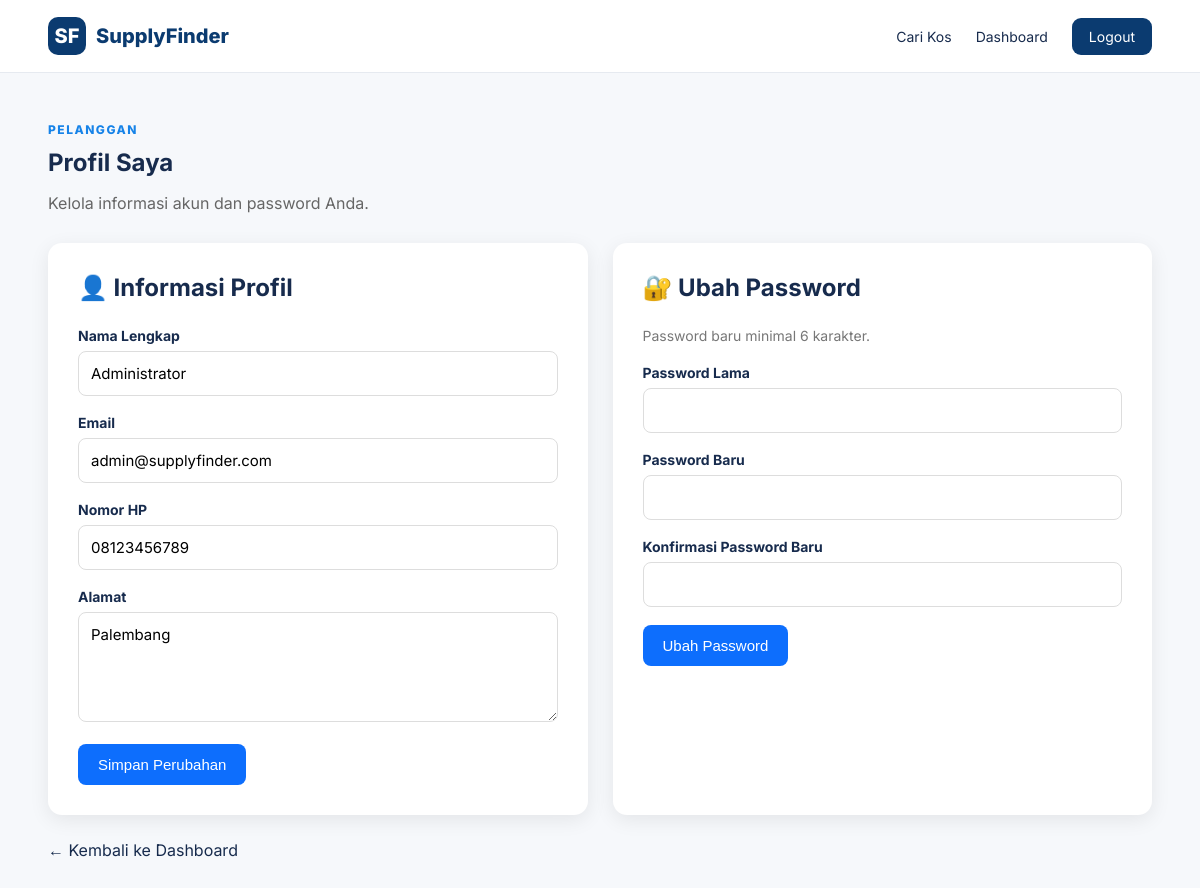
/supplyfinder/pelanggan/profil.php (signed in), run on the app's committed database.
### tables this page shows
CREATE TABLE `tb_user` (
  `id_user` int(11) NOT NULL,
  `nama` varchar(100) NOT NULL,
  `email` varchar(100) NOT NULL,
  `password` varchar(255) NOT NULL,
  `no_hp` varchar(20) DEFAULT NULL,
  `alamat` text DEFAULT NULL,
  `role` enum('admin','pelanggan') DEFAULT 'pelanggan'
);

### supplyfinder/pelanggan/profil.php (the view, shortened to what this page needs)
<?php
include '../config/database.php';
$id_user = $_SESSION['id_user'];
$stmt = mysqli_prepare(
    $conn,
    "SELECT nama, email, no_hp, alamat
     FROM tb_user
     WHERE id_user = ?"
);
mysqli_stmt_bind_param(
    $stmt,
    "i",
    $id_user
);
mysqli_stmt_execute($stmt);
$result = mysqli_stmt_get_result($stmt);
$user = mysqli_fetch_assoc($result);
?>
<!DOCTYPE html>
<html lang="id">
<head>
    <link
        rel="stylesheet"
        href="../assets/css/style.css"
    >
</head>
<body>
<nav class="navbar">
    <div class="container nav-content">
        <a
            href="../index.php"
            class="brand"
        >
            <span>SF</span> SupplyFinder
        </a>
        <div class="nav-links">
            <a href="../kos.php">
                Cari Kos
            </a>
            <a href="dashboard.php">
                Dashboard
            </a>
            <a
                href="../logout.php"
                class="nav-login"
            >
                Logout
            </a>
        </div>
    </div>
</nav>
<section class="profile-page">
    <div class="container">
        <div class="profile-header">
            <span class="eyebrow">
                PELANGGAN
            </span>
            <h1>
                Profil Saya
            </h1>
            <p>
                Kelola informasi akun dan password Anda.
            </p>
        </div>
        <div class="profile-grid">
            <div class="profile-card">
                <h2>
                    👤 Informasi Profil
                </h2>
                <form
                    method="POST"
                >
                    <div class="form-group">
                        <label>
                            Nama Lengkap
                        </label>
                        <input
                            type="text"
                            name="nama"
                            value="<?= htmlspecialchars($user['nama']); ?>"
                            required
                        >
                    </div>
                    <div class="form-group">
                        <label>
                            Email
                        </label>
                        <input
                            type="email"
                            name="email"
                            value="<?= htmlspecialchars($user['email']); ?>"
                            required
                        >
                    </div>
                    <div class="form-group">
                        <label>
                            Nomor HP
                        </label>
                        <input
                            type="text"
                            name="no_hp"
                            value="<?= htmlspecialchars($user['no_hp'] ?? ''); ?>"
                            placeholder="Contoh: 08123456789"
                        >
                    </div>
                    <div class="form-group">
                        <label>
                            Alamat
                        </label>
                        <textarea
                            name="alamat"
                            placeholder="Masukkan alamat Anda"
                        ><?= htmlspecialchars($user['alamat'] ?? ''); ?></textarea>
                    </div>
                    <button
                        type="submit"
                        name="update_profil"
                        class="btn"
                    >
                        Simpan Perubahan
                    </button>
                </form>
            </div>
            <div class="profile-card">
                <h2>
                    🔐 Ubah Password
                </h2>
                <p class="password-info">
                    Password baru minimal 6 karakter.
                </p>
                <form
                    method="POST"
                >
                    <div class="form-group">
                        <label>
                            Password Lama
                        </label>
                        <input
                            type="password"
                            name="password_lama"
                            required
                        >
                    </div>
                    <div class="form-group">
                        <label>
                            Password Baru
                        </label>
                        <input
                            type="password"
                            name="password_baru"
                            minlength="6"
                            required
                        >
                    </div>
                    <div class="form-group">
                        <label>
                            Konfirmasi Password Baru
                        </label>
                        <input
                            type="password"
                            name="konfirmasi_password"
                            minlength="6"
                            required
                        >
                    </div>
                    <button
                        type="submit"
                        name="ubah_password"
                        class="btn"
                    >
                        Ubah Password
                    </button>
                </form>
            </div>
        </div>
        <a
            href="dashboard.php"
            class="back"
        >
            ← Kembali ke Dashboard
        </a>
    </div>
</section>
</body>
</html>

### supplyfinder/assets/css/style.css (style rules this page uses)
:root { --primary: #0b3b70; --primary-dark: #082b52; --accent: #1683e8; --text: #172b4d; --muted: #667085; --background: #f6f8fb; --white: #ffffff; --border: #e6eaf0; }
* { box-sizing: border-box; }
body { margin: 0; font-family: 'Inter', Arial, sans-serif; color: var(--text); background: var(--background); }
a { text-decoration: none; color: inherit; }
.container { width: min(1120px, 92%); margin: auto; }
.navbar { background: var(--white); border-bottom: 1px solid var(--border); position: sticky; top: 0; z-index: 10; }
.nav-content { min-height: 72px; display: flex; align-items: center; justify-content: space-between; gap: 30px; }
.brand { display: flex; align-items: center; gap: 10px; font-weight: 800; font-size: 20px; color: var(--primary); }
.brand span, .login-logo span { width: 38px; height: 38px; display: inline-flex; align-items: center; justify-content: center; background: var(--primary); color: white; border-radius: 10px; font-weight: 800; }
.nav-links { display: flex; align-items: center; gap: 24px; font-size: 14px; }
.nav-login { padding: 10px 17px; border-radius: 9px; background: var(--primary); color: white !important; }
.eyebrow { font-size: 12px; font-weight: 800; letter-spacing: 1.5px; color: var(--accent); }
.form-group { margin-bottom: 17px; }
.form-group label { display: block; margin-bottom: 7px; font-size: 14px; font-weight: 600; }
.form-group input, .form-group textarea { width: 100%; padding: 13px 14px; border: 1px solid var(--border); border-radius: 10px; font: inherit; outline: none; }
.form-group textarea { resize: vertical; }

### supplyfinder/pelanggan/profil.php (style rules this page uses)
.profile-page { padding: 45px 0; }
.profile-header { margin-bottom: 30px; }
.profile-header h1 { margin: 10px 0; }
.profile-header p { color: #666; }
.profile-grid { display: grid; grid-template-columns: repeat(auto-fit, minmax(350px, 1fr)); gap: 25px; }
.profile-card { background: white; padding: 30px; border-radius: 14px; box-shadow: 0 5px 20px rgba(0,0,0,0.08); }
.profile-card h2 { margin-top: 0; margin-bottom: 25px; }
.form-group { margin-bottom: 18px; }
.form-group label { display: block; margin-bottom: 7px; font-weight: bold; }
.form-group input, .form-group textarea { width: 100%; box-sizing: border-box; padding: 12px; border: 1px solid #ddd; border-radius: 8px; font-size: 15px; }
.form-group textarea { min-height: 110px; resize: vertical; }
.btn { border: none; padding: 12px 20px; border-radius: 8px; background: #0d6efd; color: white; font-size: 15px; cursor: pointer; }
.password-info { color: #777; font-size: 14px; margin-bottom: 20px; }
.back { display: inline-block; margin-top: 25px; text-decoration: none; }

### data on the page
tb_user: nama "Administrator", email "admin@supplyfinder.com", no_hp "08123456789", alamat "Palembang"
